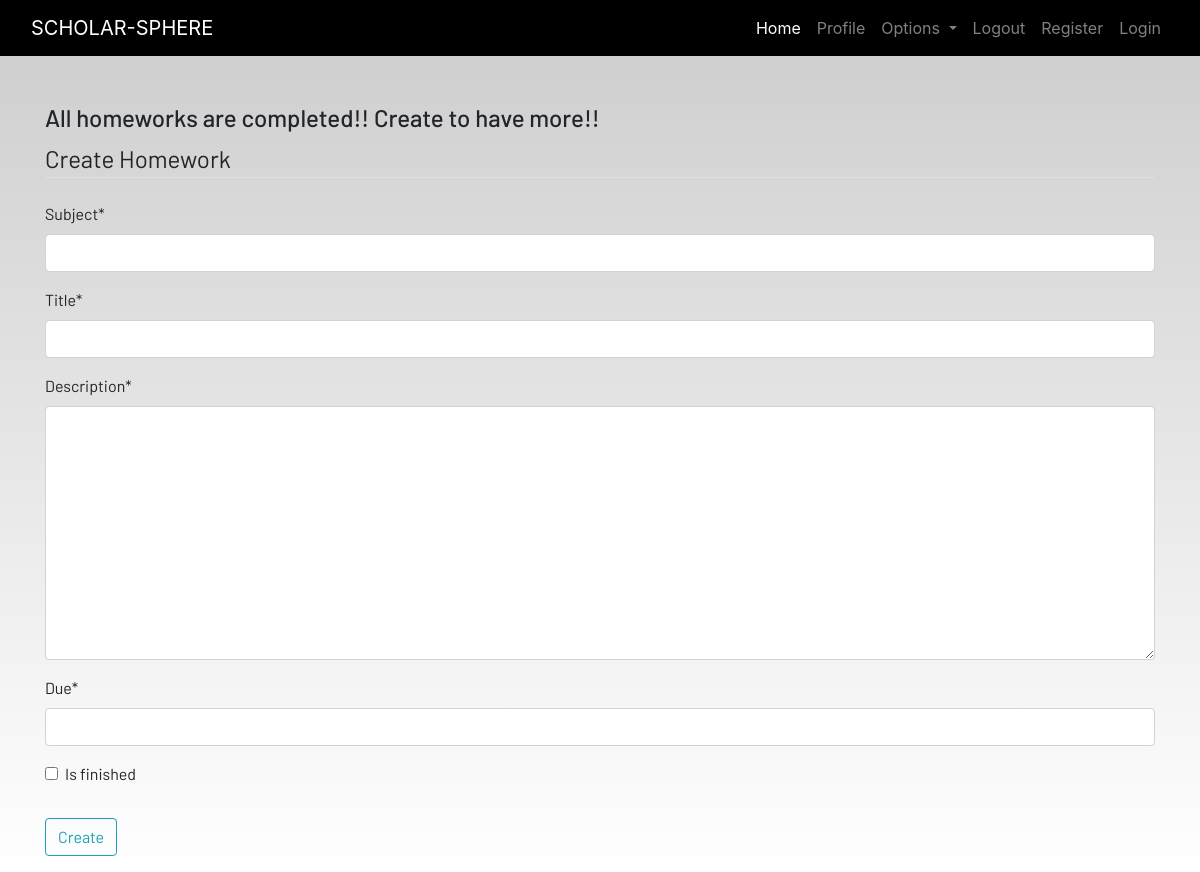
The app's page /homework (signed in), older data.
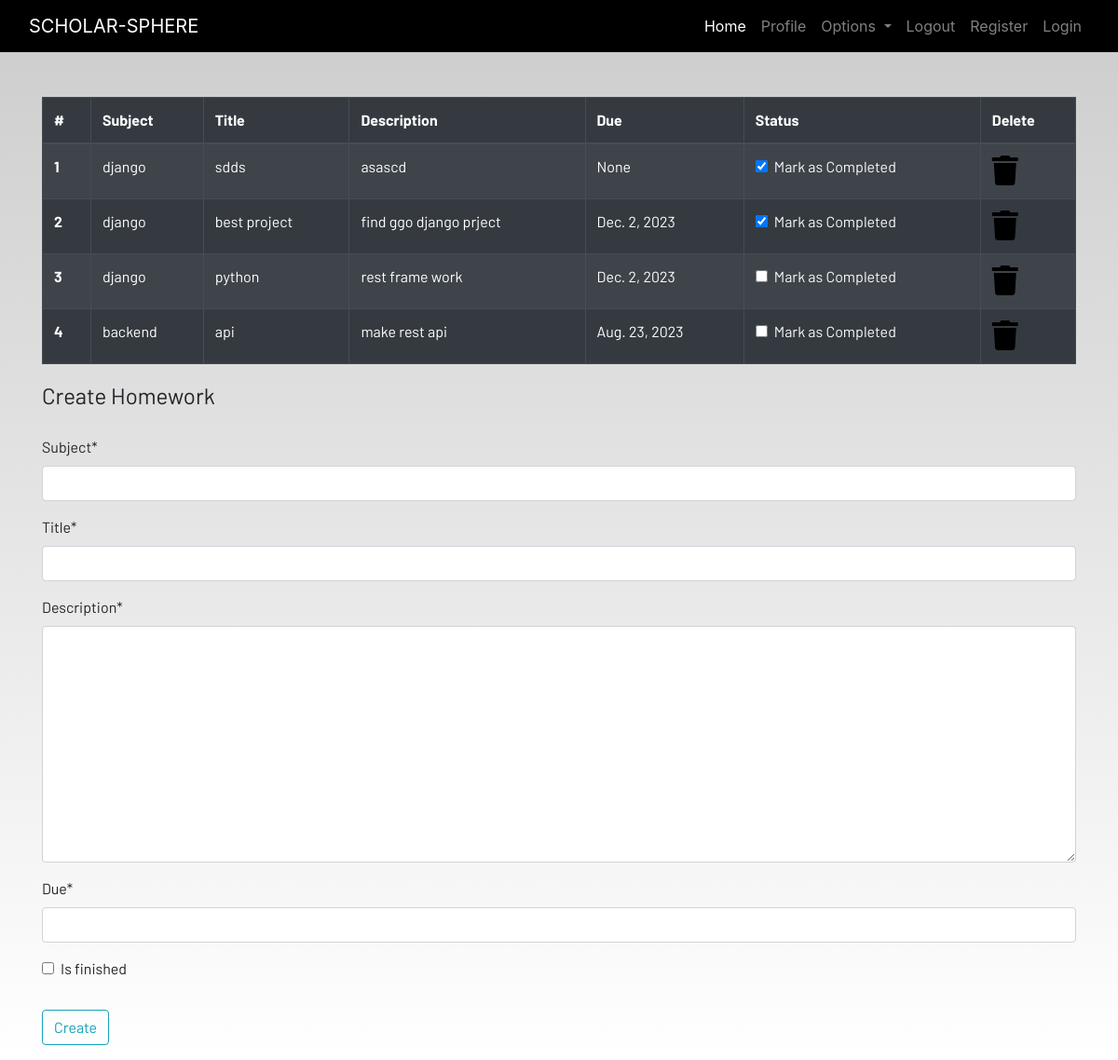
The same page, newer data.
### dashboard/models.py (models this page shows, shortened)
class Homework(models.Model):
    user = models.ForeignKey(User , on_delete =models.CASCADE)
    subject = models.CharField(max_length=50)
    title = models.CharField(max_length=100)
    description = models.TextField()
    due = models.DateField()
    is_finished = models.BooleanField(default=False)

### dashboard/views.py (the view)
# urls.py: path('homework', views.homework, name = "homework"),
def homework(request):
    if request.method == "POST":
        form = HomeworkForm(request.POST)
        if form.is_valid():
            try:
                finished = request.POST['is_finished']
                if finished == 'on':
                    finished = True
                else:
                    finished = False
            except:
                finished = False
            homework = Homework(user = request.user , subject = request.POST['subject'] , title = request.POST['title'] , description = request.POST['description'] , due = request.POST['due'] , is_finished = finished)
            homework.save()
            messages.success(request , f"Homework Added successfully from :{request.user.username}")
    else:
        form = HomeworkForm()
    homework = Homework.objects.filter(user = request.user)
    if len(homework) == 0:
        homework_done = True
    else:
        homework_done = False
    context = {"homeworks": homework , 'homework_done': homework_done , 'form':form}
    return render(request , 'dashboard/homework.html' , context)

### dashboard/forms.py
class HomeworkForm(forms.ModelForm):
    class Meta:
        model = Homework
        widget = {'due':DateInput()}
        fields = ['subject' , 'title', 'description' ,'due' ,'is_finished']

### dashboard/templates/dashboard/homework.html (shortened to what this page needs)
{% extends 'dashboard/base.html' %}
{% load crispy_forms_tags %}
{% load static %}
{% block content %}
<div class="container">
    {% if not homework_done %}
    <table class="table table-striped table-bordered table-hover table-dark">
        <thead>
            <tr>
                <th scope="col">#</th>
                <th scope="col">Subject</th>
                <th scope="col">Title</th>
                <th scope="col">Description</th>
                <th scope="col">Due</th>
                <th scope="col">Status</th>
                <th scope="col">Delete</th>
            </tr>
        </thead>
        <tbody>
            {% for homework in homeworks %}
            <tr>
                <th scope="row">{{forloop.counter}}</th>
                <td>{{homework.subject}}</td>
                <td>{{homework.title}}</td>
                <td>{{homework.description }}</td>
                <td>{{homework.due}}</td>
                <td>
                    <a href="{% url 'update-homework' homework.id %}">
                        <div class="form-check">
                            {% if homework.is_finished %}
                            <input class="form-check-input" type="checkbox" value="" checked>
                            {% else %}
                            <input class="form-check-input" type="checkbox" value="">
                            {% endif %}
                            <label class="form-check-label text-light" for="flexCheckDefault">
                                Mark as Completed
                            </label>
                        </div>
                    </a>
                </td>
                <td><a href="{% url 'delete-homework' homework.id %}"><i class="fa fa-trash fa-2x"></i></a></td>
            </tr> {% endfor %}
        </tbody>
    </table>
    {% else %}
    <h4>All homeworks are completed!! Create to have more!!</h4>
     {% endif %}
</div>
<div class=" container">
    <form method="POST">
        <fieldset class="form-group">
            <legend class="border-bottom mb-4">Create Homework</legend>
            {{form|crispy}}
        </fieldset>
        <div class="form-group">
            <button href="" class="btn btn-outline-info" type="submit">
                Create
            </button>
        </div>
    </form>
</div>
{% endblock content %}

### dashboard/templates/dashboard/base.html (shortened to what this page needs)
<!DOCTYPE html>
{% load static %}
<html lang="en">
<head>
  <link rel="stylesheet" href="https://stackpath.bootstrapcdn.com/bootstrap/4.3.1/css/bootstrap.min.css"
 />
  <link rel="stylesheet" href="https://use.fontawesome.com/releases/v5.7.2/css/all.css"
 />
  <link rel="stylesheet" href="{% static 'css/main.css' %}" />
</head>
<body>
  <header>
    <nav class="navbar navbar-expand-lg navbar-dark bg-dark">
      <div class="container-fluid">
        <a class="navbar-brand" href="/">SCHOLAR-SPHERE</a>
        <div class="collapse navbar-collapse justify-content-end" id="navbarSupportedContent">
          <ul class="navbar-nav mb-2 mb-lg-0">
            <li class="nav-item">
              <a class="nav-link active" aria-current="page" href="/">Home</a>
            </li>
            <li class="nav-item">
              <a class="nav-link" href="{% url 'profile' %}">Profile</a>
            </li>
            <li class="nav-item dropdown">
              <a class="nav-link dropdown-toggle" href="#" id="navbarDropdown" role="button" data-toggle="dropdown"
                aria-haspopup="true" aria-expanded="false">
                Options
              </a>
            </li>
            <li class="nav-item">
              <a class="nav-link" href="#">Logout</a>
            </li>
            <li class="nav-item">
              <a class="nav-link" href="{% url 'register' %}">Register</a>
            </li>
            <li class="nav-item">
              <a class="nav-link" href="{% url 'login' %}">Login</a>
            </li>
          </ul>
        </div>
      </div>
    </nav>
  </header>
  <br /><br />
  <main>
    {% block content %}
    {% endblock content %}
  </main>
</body>
</html>

### static/css/main.css (style rules this page uses)
html { scroll-behavior: smooth; height: 100%; width: 100%; }
main { font-family: Barlow, Quicksand, Rubik, sans-serif, serif, 'Times New Roman', Times, serif !important; }
.navbar { background-color: rgb(0, 0, 0) !important; }
a { text-decoration: none !important; color: black; }
html, body { max-width: 100%; overflow-x: hidden; height: 100%; width: 100%; }
body { background: linear-gradient(rgba(0, 0, 0, 0.2), rgba(255, 255, 255, 0.5)); overflow-x: hidden; background-repeat: no-repeat; }
.fa { color: black; }

Row changes from the older to the newer data that the page shows:
added Homework: subject "django", title "sdds", description "asascd", due "None"
added Homework: subject "django", title "best project", description "find ggo django prject", due "Dec. 2, 2023"
added Homework: subject "django", title "python", description "rest frame work", due "Dec. 2, 2023"
added Homework: subject "backend", title "api", description "make rest api", due "Aug. 23, 2023"
Text that changed along with them:
text no longer shown: "All homeworks are completed!! Create to have more!!"
text now shown: "# Subject Title Description Due Status Delete"
